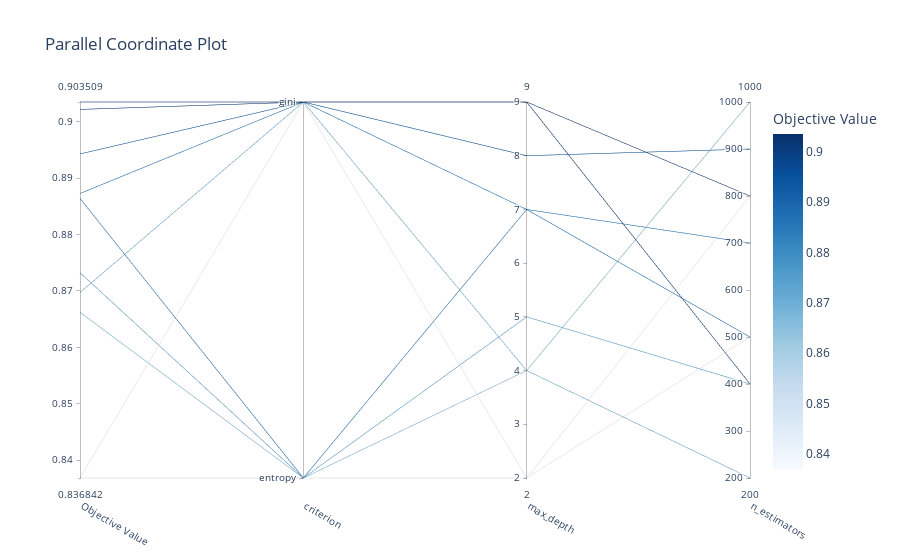

The notebook cell this image was saved under:
### Code cell
# Plot the high-dimentional parameter relationships in a study.

optuna.visualization.plot_parallel_coordinate(study, params=['criterion', 'max_depth','n_estimators'])

### Figure 1 — Plotly figure (JSON) as saved in the notebook; plotly's stock layout.template omitted (floating-point values rounded to 4 significant figures)
{"data": [{"dimensions": [{"label": "Objective Value", "range": [0.8368, 0.9035], "values": [0.8368, 0.9035, 0.8873, 0.8732, 0.8864, 0.8662, 0.9022, 0.8943, 0.8697, 0.8368]}, {"label": "criterion", "range": [0, 1], "ticktext": ["entropy", "gini"], "tickvals": [0, 1], "values": [0, 1, 1, 0, 0, 0, 1, 1, 1, 1]}, {"label": "max_depth", "range": [2, 9], "values": [2, 9, 7, 5, 7, 4, 9, 8, 4, 2]}, {"label": "n_estimators", "range": [200, 1000], "values": [500, 800, 500, 400, 700, 1000, 400, 900, 200, 800]}], "labelangle": 30, "labelside": "bottom", "line": {"color": [0.8368, 0.9035, 0.8873, 0.8732, 0.8864, 0.8662, 0.9022, 0.8943, 0.8697, 0.8368], "colorbar": {"title": {"text": "Objective Value"}}, "colorscale": [[0, "rgb(247,251,255)"], [0.125, "rgb(222,235,247)"], [0.25, "rgb(198,219,239)"], [0.375, "rgb(158,202,225)"], [0.5, "rgb(107,174,214)"], [0.625, "rgb(66,146,198)"], [0.75, "rgb(33,113,181)"], [0.875, "rgb(8,81,156)"], [1, "rgb(8,48,107)"]], "reversescale": false, "showscale": true}, "type": "parcoords"}], "layout": {"title": {"text": "Parallel Coordinate Plot"}}}
